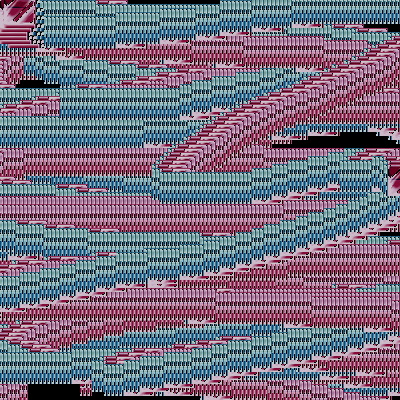

The image is a tile-based game level rendered from a .tmx file. Its description and source (layers, tilesets, objects; grid data summarised) follow:
An orthogonal 100x100 tile map with 4x4 px tiles, 1 tile layer (Calque de Tuiles 1) and 2 objects (maison2_exit_cartePlaine, maison2_spawn_cartePlaine).

<map version="1.8" tiledversion="1.8.2" orientation="orthogonal" renderorder="right-down" width="100" height="100" tilewidth="4" tileheight="4" infinite="0" nextlayerid="3" nextobjectid="5">
 <tileset firstgid="1" source="tilea5.tsx" />
 <layer id="1" name="Calque de Tuiles 1" width="100" height="100">
  <data>[10000 cells, 9821 non-empty, 117 distinct tile ids]</data>
 </layer>
 <objectgroup id="2" name="objects">
  <object id="3" name="maison2_exit_cartePlaine" x="27.3293" y="382.469" width="51.0702" height="18.4802" />
  <object id="4" name="maison2_spawn_cartePlaine" x="49.837" y="364.229">
   <point />
  </object>
 </objectgroup>
</map>
